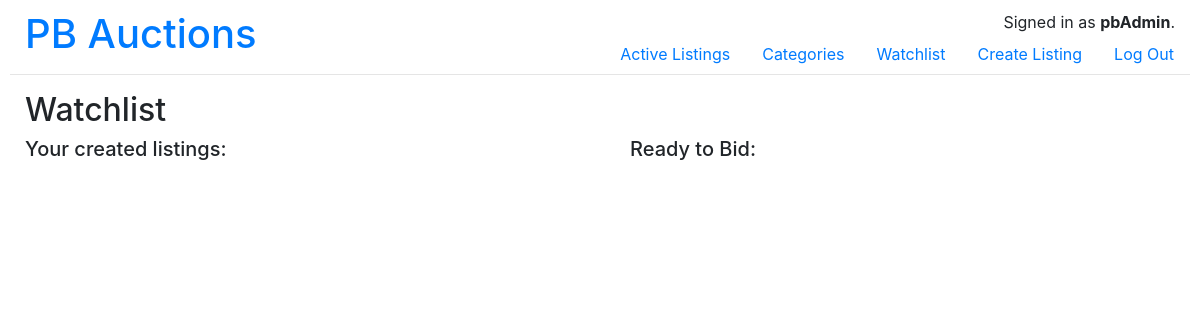
Page /watchlist (signed in) on the earlier database version.
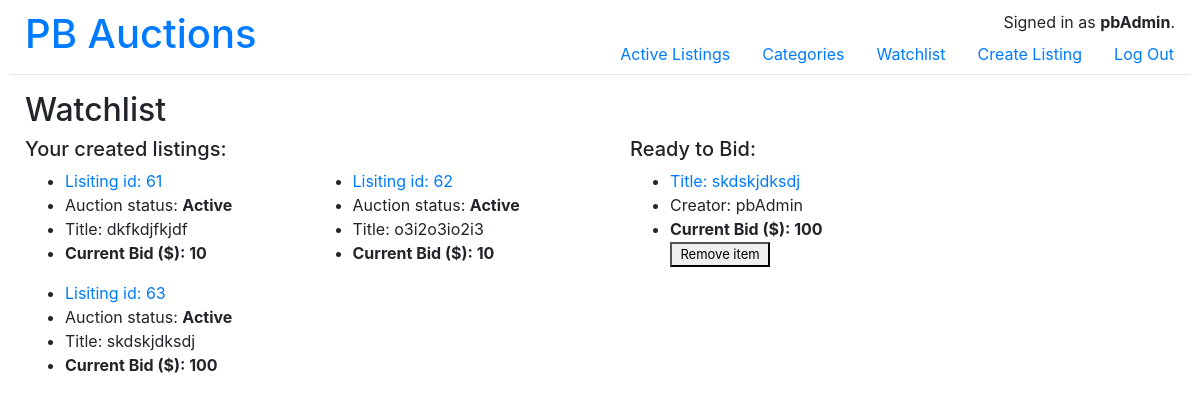
Same page on the later database version.
### auctions/models.py (models this page shows)
class Listing(models.Model):
    id = models.AutoField(primary_key=True)
    user = models.ForeignKey(User, null=True, blank=True, on_delete=models.CASCADE, related_name="creator") #user's id
    category = models.ForeignKey(Category, default="Other", on_delete=models.CASCADE, related_name="listing_category")
    title = models.CharField(max_length=100)
    description = models.TextField()
    price = models.BigIntegerField(default=10)
    image = models.ImageField(blank=True, upload_to="auctions/static/auctions/images")
    STATUS_LIST = (
        ("Active", "Active"),
        ("Closed", "Closed"),
    )
    status = models.CharField(max_length=64, choices=STATUS_LIST, default="Active")
    def __str__(self):
        return self.title

class Watchlist(models.Model):
    id = models.AutoField(primary_key=True)
    user = models.ForeignKey(User, on_delete=models.CASCADE, default=0)
    listing = models.ForeignKey(Listing, on_delete=models.CASCADE)

class User(AbstractUser):
    id = models.AutoField(primary_key=True)
    def __str__(self):
        return self.username #present username as key instead of id

### auctions/views.py (the view, shortened to what this page needs)
# urls.py: path("watchlist", views.watchlist, name="watchlist"),
@login_required(login_url='/login') #redirect to login page if user does not log-in yet
def watchlist(request):
    current_user = request.user
    my_listings = Listing.objects.filter(user=current_user)
    bid_listings = Watchlist.objects.all()[::-1]
    return render(request, 'auctions/watchlist.html', {
        'my_listings': my_listings,
        'bid_listings': bid_listings,
        "categories": categories
    })

### auctions/models.py (called while the page is built)
    def __str__(self):
        return self.category_name #display the 1st elements of each tuple

### auctions/templates/auctions/watchlist.html (shortened to what this page needs)
{% extends "auctions/layout.html" %}
{% block body %}
    <h2 class="section">Watchlist</h2>
    <div class="row">
        <div class="split">
            <h5>Your created listings:</h5>
            <div class="left">
                {% for my_listing in my_listings %}
                    <ul>
                        <li><a href="{% url 'listing' my_listing.id %}">Lisiting id: {{ my_listing.id }}</a></li>
                        <li> Auction status: <b>{{ my_listing.status }}</b> </li>
                        <li>Title: {{ my_listing.title }}</li>
                        <li><b>Current Bid ($): {{ my_listing.price }}</b></li>
                    </ul>
                {% endfor %}
            </div>
        </div>
        <div class="split">
            <h5>Ready to Bid:</h5>
            <div class="right">
                {% for bid_listing in bid_listings %}
                <ul>
                    <li><a href="{% url 'listing' bid_listing.listing.id %}">Title: {{ bid_listing.listing }}</a></li>
                    <li>Creator: {{ bid_listing.listing.user }}</li>
                    <li><b>Current Bid ($): {{ bid_listing.listing.price }}</b></li>
                    <form method="post" action="{% url 'watchlist' %}">
                        <button type="submit" name="remove_button">Remove item</button>
                    </form>
                </ul>
            {% endfor %}
            </div>
        </div>
    </div>
{% endblock %}

Differences in the rows shown:
added Listing: id "61", status "Active", title "dkfkdjfkjdf", price "10"
added Listing: id "62", status "Active", title "o3i2o3io2i3", price "10"
added Listing: id "63", status "Active", title "skdskjdksdj", price "100"
added Watchlist: listing "skdskjdksdj", listing.user "pbAdmin", listing.price "100"
